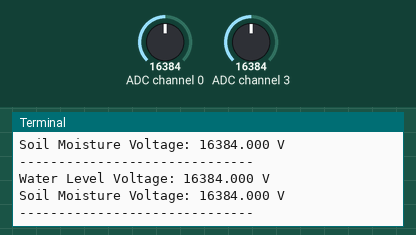
The program below on a simulated Raspberry Pi (BCM pin numbers). On the bench: the last lines printed to the terminal. Inputs (shaded band) come from the test bench; at power-on: ADC channel 0 = 16384, ADC channel 3 = 16384 (analog values on the 0–32767 scale).

Above: at 1.2 s.
1.3 s: ADC channel 0 set to 22936
At 2.4 s:
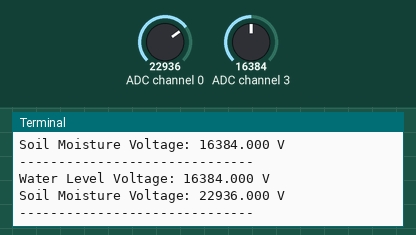
2.8 s: ADC channel 3 set to 22936
At 3.9 s:
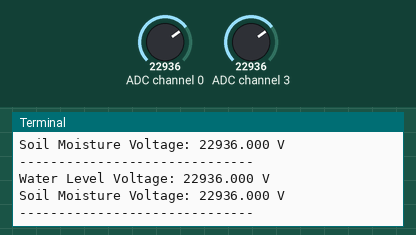
4.3 s: ADC channel 0 set to 28834
At 5.6 s:
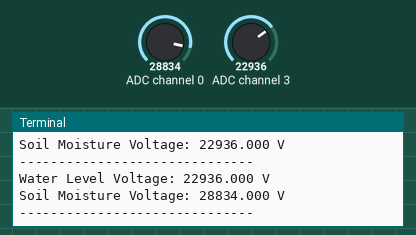
5.8 s: ADC channel 3 set to 28834
At 7.0 s:
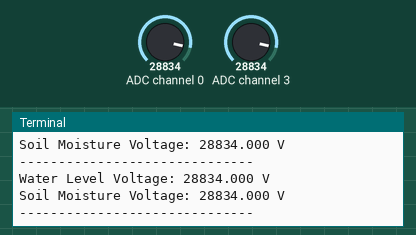
Timing chart, 0 to 8.3 s (numbered marks = the images above; inputs shaded):
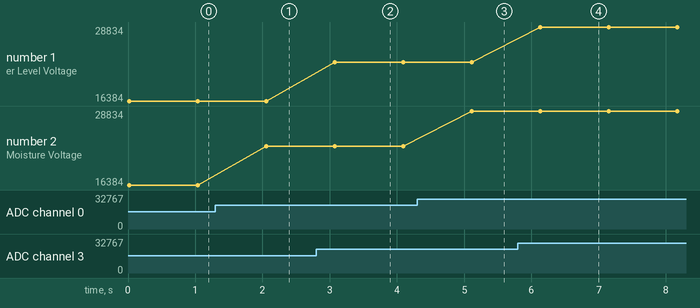

The program:

dos_sensors_v1.py
```python
import time
from Adafruit_ADS1x15 import ADS1115

# Crea una instància de l'ADS1115
adc = ADS1115(busnum=1)
#adc = Adafruit_ADS1x15.ADS1115(busnum = 1)

# Configura el guany (ajusta segons el rang del sensor, aquí ±6.144V)
GAIN = 1  # ±4.096V

def read_sensors():
    # Llegeix els valors dels canals A0 i A3
    water_level = adc.read_adc(0, gain=GAIN)  # A0
    soil_moisture = adc.read_adc(3, gain=GAIN)  # A3

    # Converteix a volts (16 bits, 4.096V màxim)
    water_voltage = water_level * 4.096 / 32768.0
    soil_voltage = soil_moisture * 4.096 / 32768.0

    return water_level, soil_moisture

def main():
    while True:
        # Llegeix els sensors
        soil_voltage, water_voltage = read_sensors()

        # Mostra els resultats
        print(f"Water Level Voltage: {water_voltage:.3f} V")
        print(f"Soil Moisture Voltage: {soil_voltage:.3f} V")
        print("-" * 30)

        # Petita pausa per alternar
        time.sleep(1)

if __name__ == "__main__":
    main()
```

Measured:
- after the input at 1.3 s, the terminal: prints a new line after 0.76 s (image 1)
- after the input at 2.8 s, the terminal: prints a new line after 0.28 s (image 2)
- after the input at 4.3 s, the terminal: prints a new line after 0.81 s (image 3)
- after the input at 5.8 s, the terminal: prints a new line after 0.33 s (image 4)
- plotted number 2: 16384 → 22936 after the input at 1.3 s, 22936 → 28834 after the input at 4.3 s
